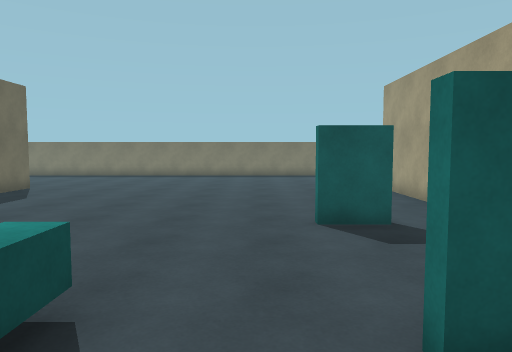
View 1 (above)

23 first-person views from a walk through a scene from a Unity 3-D project. The camera is 1.5 m above the floor, tilts 4° down and sees 70° across. The floor is counted in squares, 1 m on a side. Each view is taken from the middle of a square. On the plan, view 1 faces up. The plan holds only what a view shows up to about 16 squares ahead; the rest is blank. The place goes on beyond the plan. The player is left out.

View 2
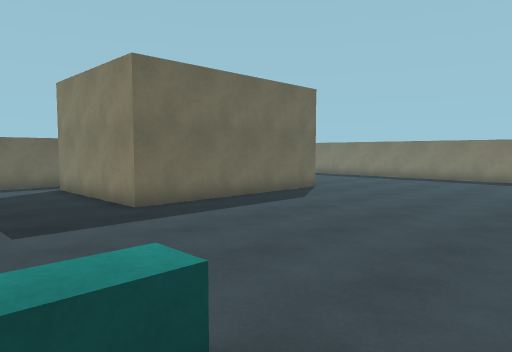

View 3
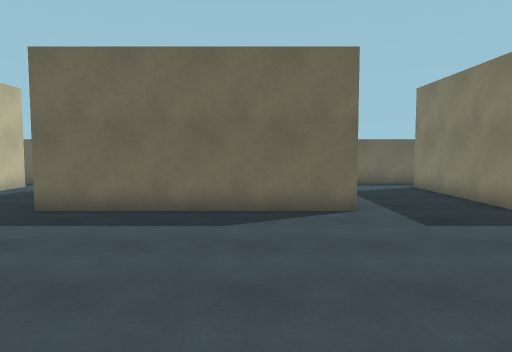

View 4
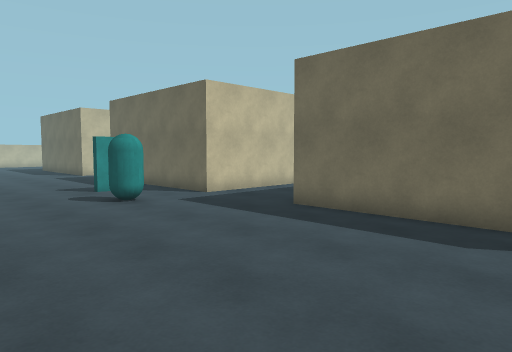

View 5
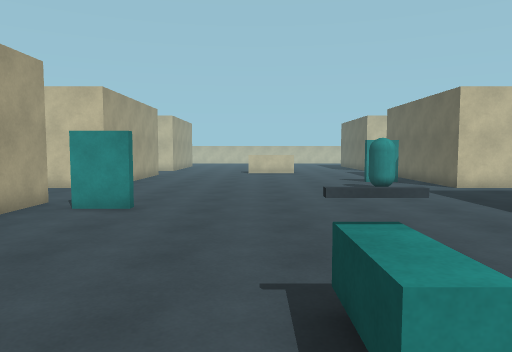

View 6
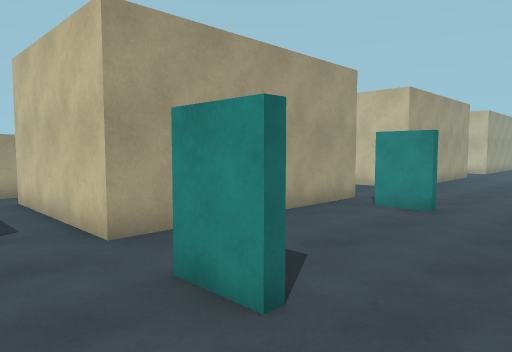

View 7
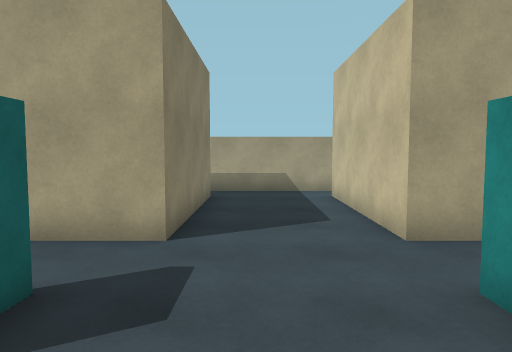

View 8
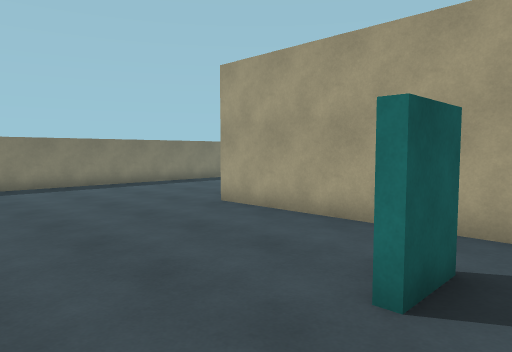

View 9
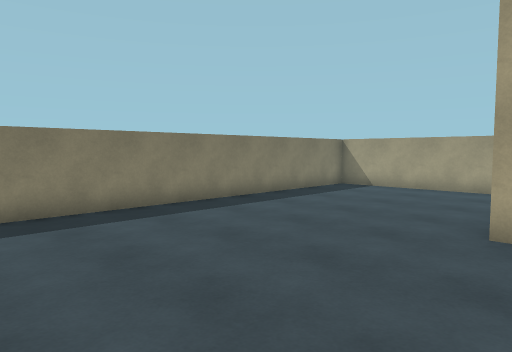

View 10
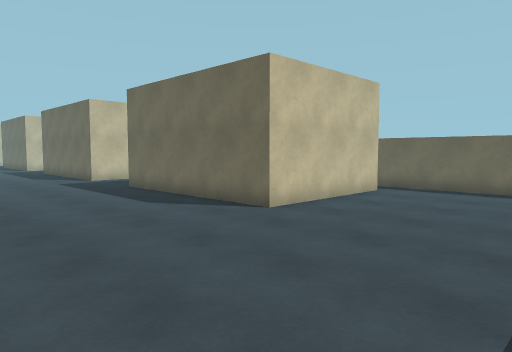

View 11
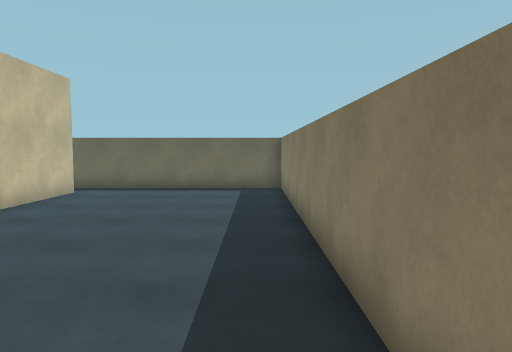

View 12
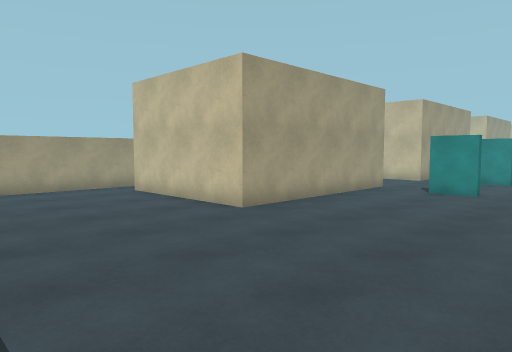

View 13
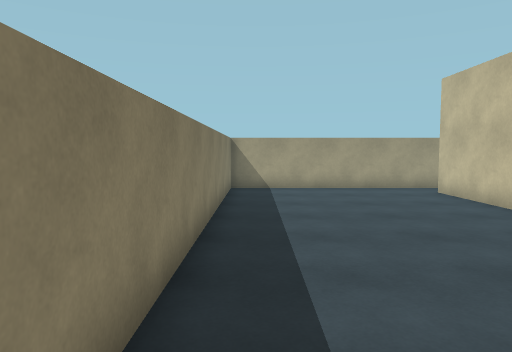

View 14
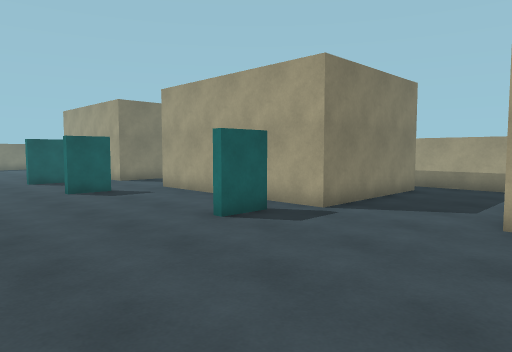

View 15
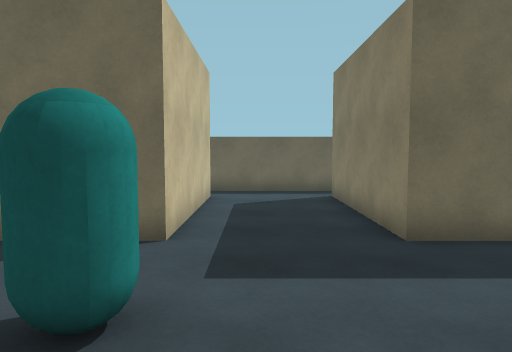

View 16
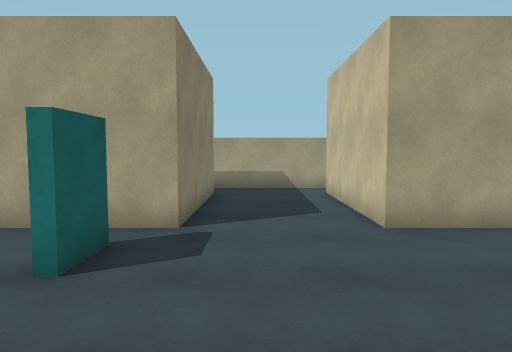

View 17
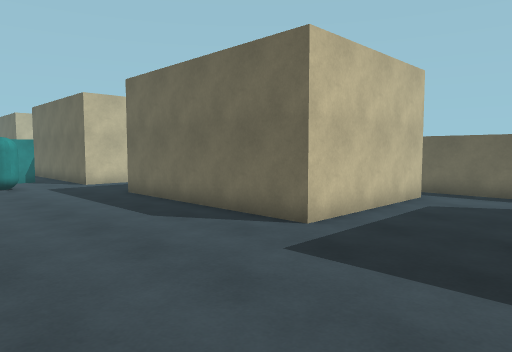

View 18
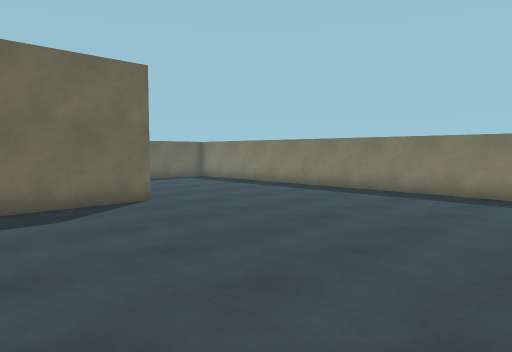

View 19
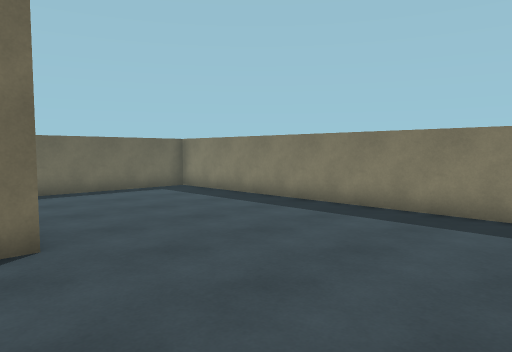

View 20
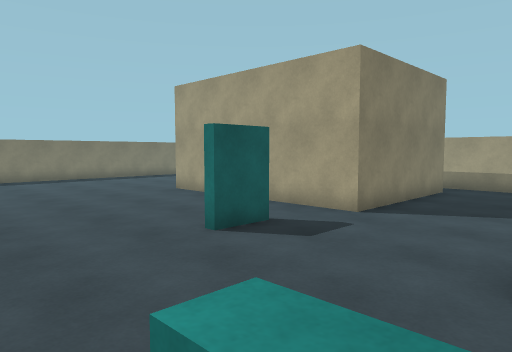

View 21
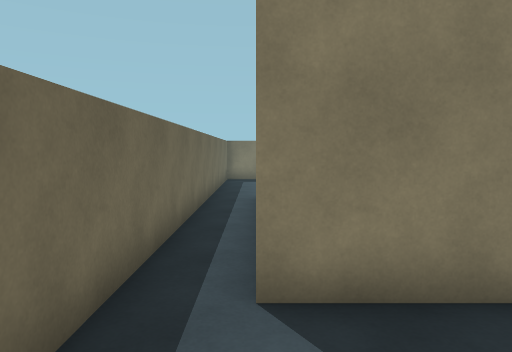

View 22
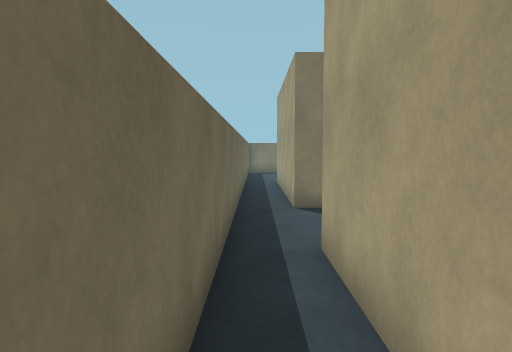

View 23
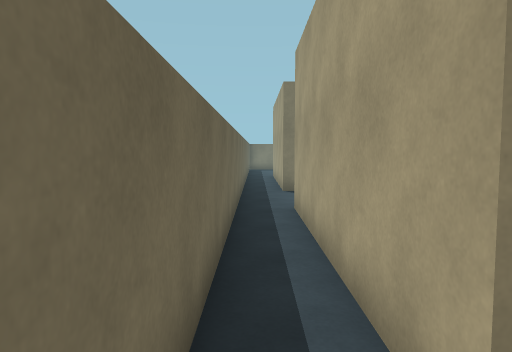

### Floor plan
Points are (right, up) in squares from view 1. A wall is a line through its corners. A room is listed if a view was taken in it or the views show most of it. See-through windows are left out.
Room 1 (views 1, 2, 3, 4, 5, 6, 7, 8, 9, 10, 11, 12, 13, 14, 15, 16, 17, 18, 19, 20, 21, 22, 23)
walls: (1.1, 2.5) (2.8, 2.5); (2.9, 7.3) (1.3, 7.3) (1.3, 7.6) (2.8, 7.6); (2.9, 2.3) (1.3, 2.3) (1.3, 2.8); (-9, 2.5) (-9, -5.5) (-15, -5.5) (-15, 2.5) (-9, 2.5); (3.9, -4.7) (2.2, -4.7) (2.2, -4.4) (3.8, -4.4); (11, 6.5) (5, 6.5) (5, 14.5) (11, 14.5); (12.5, 2.1) (12.5, 7); (-15.1, 14.5) (-9, 14.5) (-9, 6.5) (-15, 6.5) (-15, 12.9); (12.5, 13.6) (12.5, 22) (-16.5, 22) (-16.5, -9.8); (11.1, -5.5) (5, -5.5) (5, 2.5) (11, 2.5); (5, -11.5) (5, -9.5) (11, -9.5); (-15, -9.5) (-9, -9.5) (-9, -11.5); (12.5, -9.9) (12.5, -4.9)
objects: other object (-6, -10) to (-6, -9); other object (-2, 2) to (-2, 3)

Where each view was taken, in squares from view 1:
view 1: 0 up, 0 right, facing up
view 2: 2 up, 0 right, facing up-left
view 3: 0 up, 0 right, facing left
view 4: 1 up, 1 left, facing down-left
view 5: 5 up, 1 left, facing down
view 6: 5 up, 1 left, facing down-right
view 7: 5 up, 1 left, facing right
view 8: 6 up, 2 left, facing up-right
view 9: 13 up, 2 left, facing up-right
view 10: 21 up, 2 left, facing down-left
view 11: 21 up, 2 left, facing left
view 12: 21 up, 2 left, facing down-right
view 13: 21 up, 2 left, facing right
view 14: 11 down, 3 left, facing up-right
view 15: 8 down, 3 left, facing left
view 16: 7 down, 2 left, facing right
view 17: 7 up, 3 left, facing down-left
view 18: 9 up, 1 right, facing up-left
view 19: 13 up, 3 left, facing up-left
view 20: 2 up, 3 left, facing up-right
view 21: 3 up, 15 left, facing up
view 22: 3 down, 16 left, facing up
view 23: 7 down, 16 left, facing up
